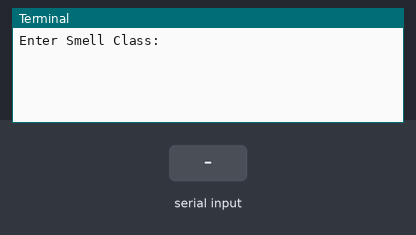
Recording of a program running on a simulated Raspberry Pi (header pin numbers). On the bench: the last lines printed to the terminal. The inputs (shaded band) are chosen by the test bench. The clock reads 2024-03-15 10:24:30 at power-on unless the program sets it; files the program writes start out absent; random numbers come from a fixed seed.

Above: at 1.2 s.
1.3 s: "5" typed at the terminal, then Enter
At 2.0 s:
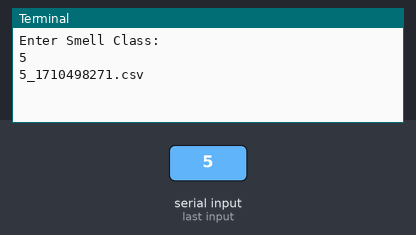
2.8 s: "5\n" received over the second serial link
At 3.2 s:
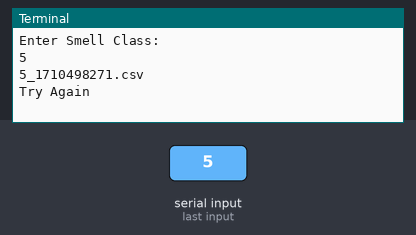

The program:

data_collection.py
```python
import requests
import json
import random
import serial
import RPi.GPIO as gp
import time
from datetime import datetime
import sys
import csv

def random_generator():
    data = {
    "temp": round(random.uniform(0,40),2),
    "pres": round(random.uniform(90000,100000),2),
    "co": int(random.uniform(0,10)),
    "lpg": int(random.uniform(0,10)),
    "smoke": int(random.uniform(0,10))
    }
    return data

try:
    ser=serial.Serial("/dev/ttyACM1",9600)
except:
    ser=serial.Serial("/dev/ttyACM0",9600)
ser.baudrate=9600

gp.setmode(gp.BOARD)
smell_class = input("Enter Smell Class: ")
x = 1
y = 1
id = 1
now = int(datetime.timestamp(datetime.now()))
print(str(smell_class)+'_'+str(now)+'.csv')
keys = ["id","time","temp","pres", "co", "lpg", "smoke"]
try:
    with open(str(smell_class)+'_'+str(now)+'.csv', 'w') as output_file:
        dict_writer = csv.DictWriter(output_file, fieldnames = keys)
        dict_writer.writeheader()
        for i in range(1,5404):
            if x>60:
                x = 1
                id = id + 1
            try:
                read_ser=ser.readline()
                temp_string = read_ser.decode('utf-8')
                temp_data = eval(temp_string[:-2])
                # temp_data = random_generator()
                temp_data["time"] = x
                data = {
                "id": id,
                "time":temp_data["time"],
                "temp":temp_data["temp"],
                "pres":temp_data["pres"],
                "co":temp_data["co"],
                "lpg": temp_data["lpg"],
                "smoke": temp_data["smoke"]
                }
                print(y,data)
                dict_writer.writerow(data)
                x += 1
                y += 1
                time.sleep(0.5)
            except KeyboardInterrupt:
                sys.exit(0)
            except:
                print("Try Again")
except IOError:
    print("I/O Error")
print('Data Collection Over')
```

Measured:
- after the input at 1.3 s, the terminal: prints a new line at once (image 1)
- after the input at 2.8 s, the terminal: prints a new line at once (image 2)
